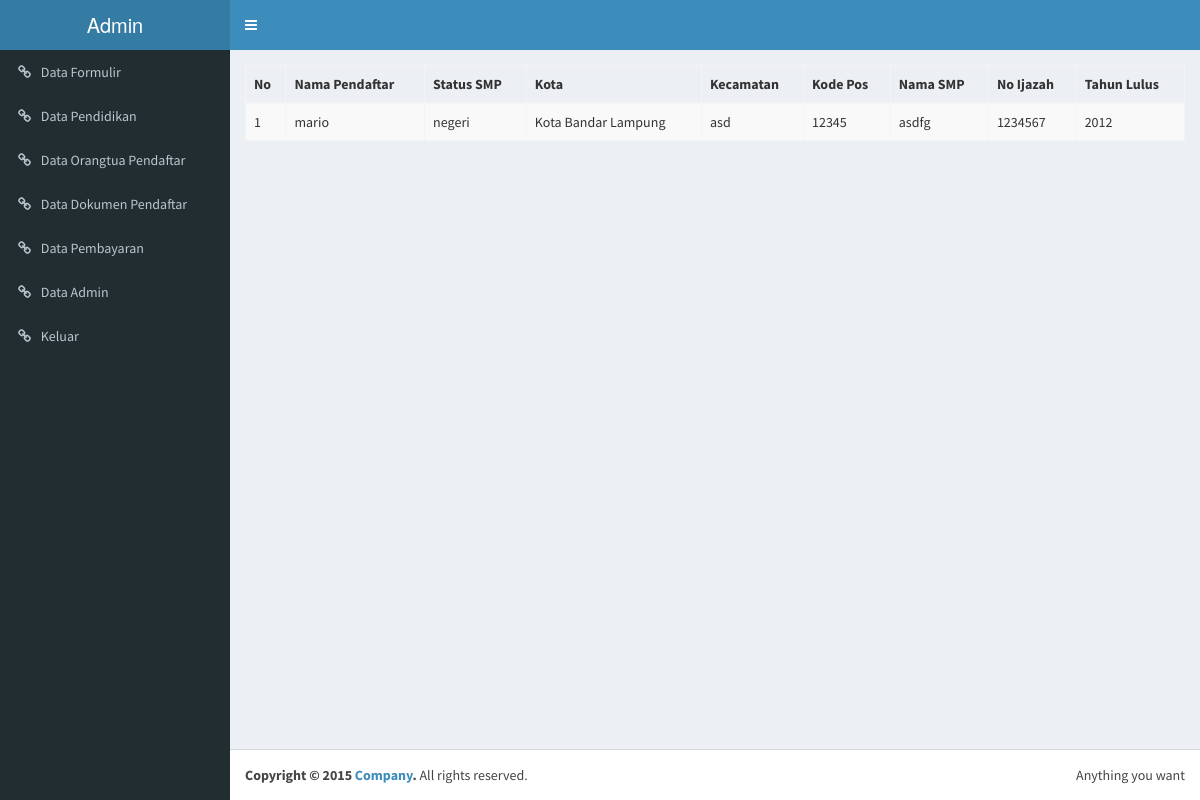
The page /admin/data_pendidikan.php (signed in) on the database its author committed.
### tables this page shows
CREATE TABLE `pendidikan` (
  `id` int(11) NOT NULL,
  `nama_pendaftar` varchar(100) NOT NULL,
  `id_pendaftar` int(11) NOT NULL,
  `status_slta` varchar(100) NOT NULL,
  `kota` varchar(100) NOT NULL,
  `kecamatan` varchar(100) NOT NULL,
  `kode_pos` varchar(10) NOT NULL,
  `nama_slta` varchar(100) NOT NULL,
  `no_ijazah` varchar(100) NOT NULL,
  `tahun lulus` varchar(100) NOT NULL,
  `status` enum('1','0') NOT NULL
);

### admin/config/fungsi.php (called while the page is built, shortened)
<?php
function tampilpendidikan(){
	global $konek;
	$sql="SELECT * FROM pendidikan";
	$result=mysqli_query($konek,$sql) or die('gagal menampilkan data');
	return $result;
}
 ?>

### admin/data_pendidikan.php (the view, shortened to what this page needs)
<?php include 'head.php';
if(empty($_SESSION['id'])){ ?>
  <script>window.location.href='login.php'</script>
<?php }else{
$result=tampilpendidikan();
?>
<link rel="stylesheet" type="text/css" href="dt/css/dataTables.bootstrap.css">
<table class="table table-striped table-bordered">
  <thead>
    <tr>
      <th>No</th>
      <th>Nama Pendaftar</th>
      <th>Status SMP</th>
      <th>Kota</th>
      <th>Kecamatan</th>
      <th>Kode Pos</th>
      <th>Nama SMP</th>
      <th>No Ijazah</th>
      <th>Tahun Lulus</th>
    </tr>
  </thead>
      <tbody>
      <?php $no=1; while ($row=mysqli_fetch_assoc($result)) {
      ?>
        <tr>
        <td><?= $no; ?></td>
        <td><?= $row['nama_pendaftar'] ?></td>
        <td><?= $row['status_slta'] ?></td>
        <td><?= $row['kota'] ?></td>
        <td><?= $row['kecamatan'] ?></td>
        <td><?= $row['kode_pos'] ?></td>
        <td><?= $row['nama_slta'] ?></td>
        <td><?= $row['no_ijazah'] ?></td>
        <td><?= $row['tahun lulus'] ?></td>
        </tr>
        <?php $no++; }?>
      </tbody>
</table>
</head>
<?php } include 'foot.php'; ?>

### rows shown on the page
pendidikan: nama_pendaftar "mario", status_slta "negeri", kota "Kota Bandar Lampung", kecamatan "asd", kode_pos "12345", nama_slta "asdfg", no_ijazah "1234567", tahun lulus "2012"
